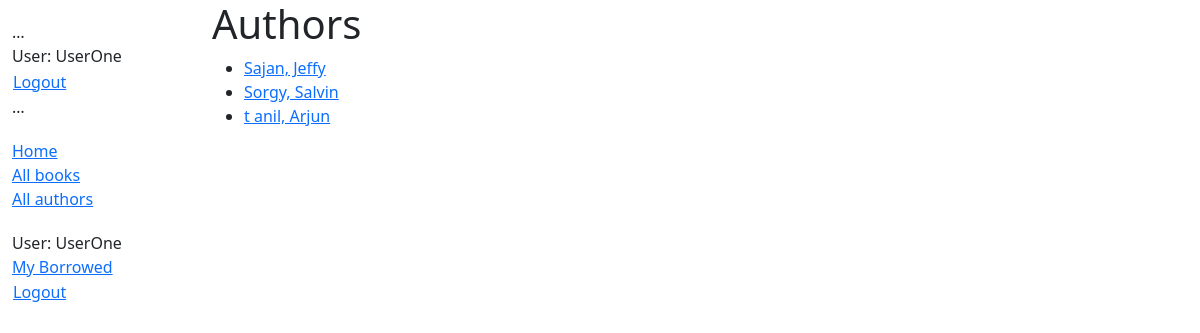
/catalog/authors/ (signed in), run on the app's committed database.
### catalog/models.py (models this page shows)
class Author(models.Model):
    first_name = models.CharField(max_length=100)
    last_name = models.CharField(max_length=100)
    date_of_birth = models.DateField(null=True, blank=True)
    date_of_death = models.DateField('Died', null=True, blank=True)
    class Meta:
        ordering = ['last_name', 'first_name']
    def get_absolute_url(self):
        return reverse('author-detail', args=[str(self.id)])
    def __str__(self):
        return f'{self.last_name}, {self.first_name}'

### catalog/views.py (the view)
# urls.py: path('authors/', views.AuthorListView.as_view(), name='authors'),
class AuthorListView(generic.ListView):
    model = Author
    template_name = 'catalog/author_list.html'
    context_object_name = 'author_list'

### catalog/templates/catalog/author_list.html
{% extends "base_generic.html" %} {% block content %}
<h1>Authors</h1>
<ul>
  {% for author in author_list %}
  <li>
    <a href="{{ author.get_absolute_url }}">{{ author }}</a>
  </li>
  {% empty %}
  <p>No authors available.</p>
  {% endfor %}
</ul>
{% endblock %}

### catalog/templates/base_generic.html (shortened to what this page needs)
<!DOCTYPE html>
<html lang="en">
  <head>
    <link
      href="https://cdn.jsdelivr.net/npm/bootstrap@5.3.3/dist/css/bootstrap.min.css"
      rel="stylesheet"
    />
    {% load static %}
    <link rel="stylesheet" href="{% static 'css/styles.css' %}" />
    {% load static %}
    <link rel="stylesheet" href="{% static 'css/styles.css' %}" />
  </head>
  <body>
    <div class="container-fluid">
      <div class="row">
        <div class="col-sm-2">
          {% block sidebar %}
          <ul class="sidebar-nav">
            … {% if user.is_authenticated %}
            <li>User: {{ user.get_username }}</li>
            <li>
              <form id="logout-form" method="post" action="{% url 'logout' %}">
                <button type="submit" class="btn btn-link">Logout</button>
              </form>
            </li>
            {% else %}
            <li>
              <a href="{% url 'login' %}?next={{ request.path }}">Login</a>
            </li>
            {% endif %} …
          </ul>
          <ul class="sidebar-nav">
            <li><a href="{% url 'index' %}">Home</a></li>
            <li><a href="{% url 'books' %}">All books</a></li>
            <li><a href="{% url 'authors' %}">All authors</a></li>
            <ul class="sidebar-nav">
              {% if user.is_authenticated %}
              <li>User: {{ user.get_username }}</li>
              <li><a href="{% url 'my-borrowed' %}">My Borrowed</a></li>
              <li>
                <form
                  id="logout-form"
                  method="post"
                  action="{% url 'admin:logout' %}"
                >
                  <button type="submit" class="btn btn-link">Logout</button>
                </form>
              </li>
              {% else %}
              <li>
                <a href="{% url 'login' %}?next={{ request.path }}">Login</a>
              </li>
              {% endif %}
            </ul>
          </ul>
          {% endblock %}
        </div>
        <div class="col-sm-10">{% block content %}{% endblock %}</div>
      </div>
    </div>
  </body>
</html>

### catalog/static/styles.css (style rules this page uses)
.sidebar-nav { margin-top: 20px; padding: 0; list-style: none; }
#logout-form { display: inline; }
#logout-form button { padding: 0; margin: 0; }

### data on the page
Author: last_name+first_name "Sajan, Jeffy"
Author: last_name+first_name "Sorgy, Salvin"
Author: last_name+first_name "t anil, Arjun"

### other printed values
{{ user.get_username }} "UserOne"
